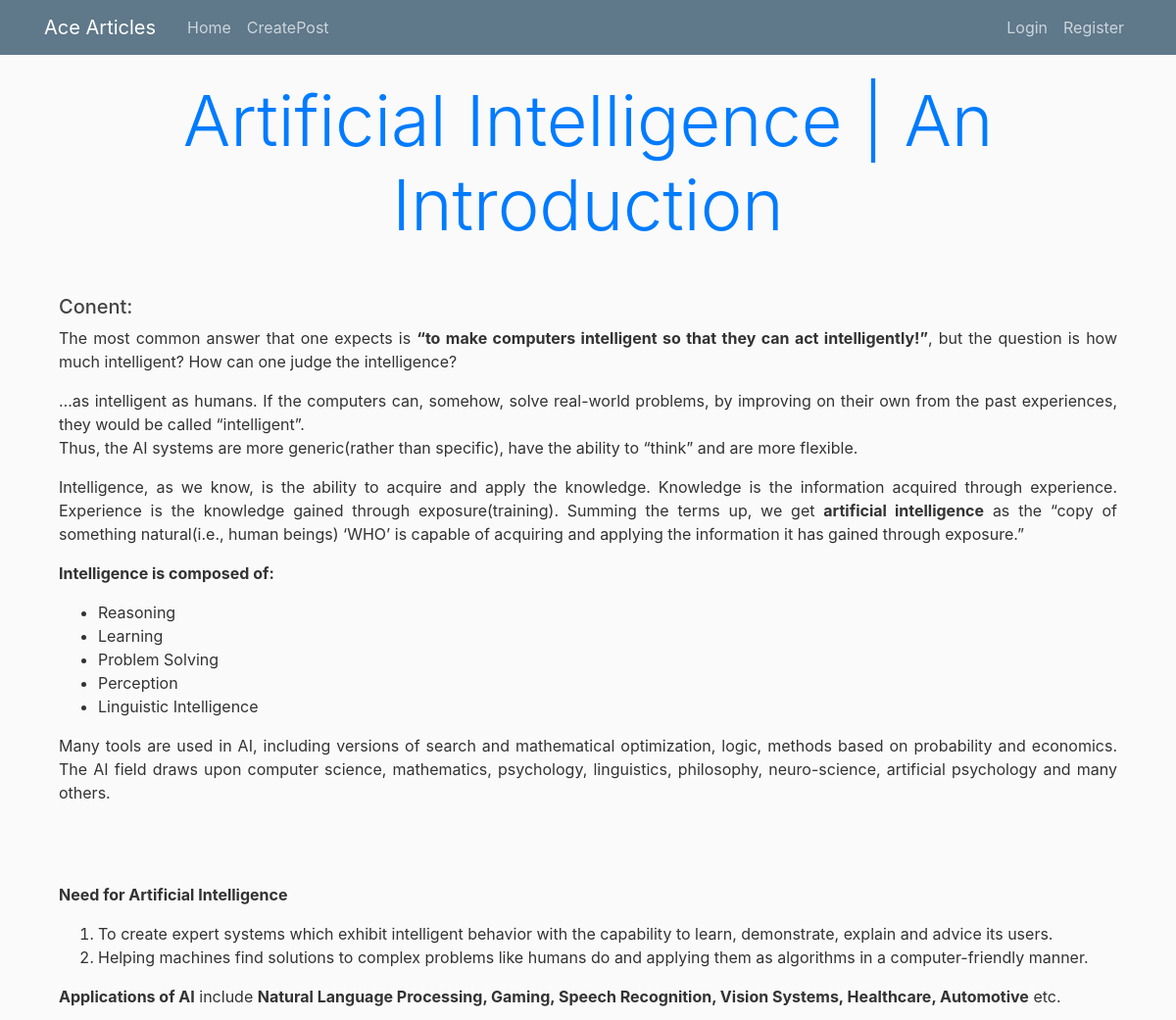
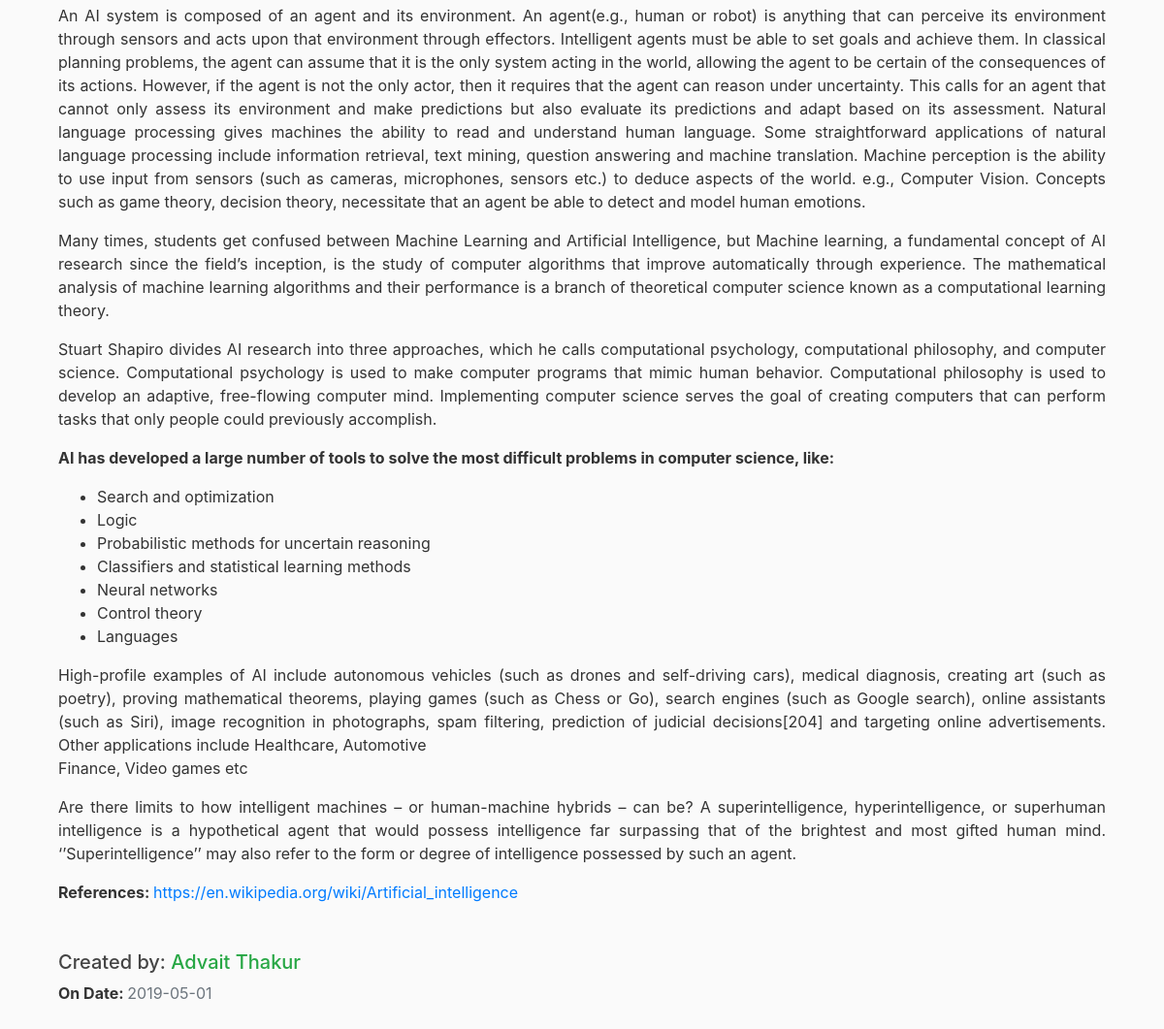
Screenshot of /post/1/read with the database file from the repository (2 pictures, top to bottom).
### acearticle.py (models this page shows, shortened)
class Articles(db.Model):
	id = db.Column(db.Integer, primary_key = True)
	title = db.Column(db.String(100), nullable = False)
	date_posted = db.Column(db.DateTime, nullable = False, default = datetime.utcnow)
	content = db.Column(db.Text, nullable = False)
	popularity = db.Column(db.Integer, default = 0)
	user_id = db.Column(db.Integer, db.ForeignKey('user.id'), nullable = False)

class User(db.Model):
	id = db.Column(db.Integer, primary_key=True)
	username = db.Column(db.String(25), nullable = False)
	email = db.Column(db.String(), unique = True, nullable = False)
	password = db.Column(db.String(60), nullable = False)
	birthdate = db.Column(db.DateTime, nullable = False)
	city = db.Column(db.String(25), nullable = False)
	country = db.Column(db.String(25), nullable = False)
	image_file = db.Column(db.String(20), nullable=False, default='default.jpg')
	articles = db.relationship('Articles', backref='author', lazy=True)

### acearticle.py (the view)
@app.route("/post/<int:post_id>/read")
def read_post(post_id):
    post = Articles.query.get_or_404(post_id)
    return render_template('read_article.html', title='articles', post=post)

### templates/read_article.html (shortened to what this page needs)
<!DOCTYPE html>
<html>
<head>
    <link rel="stylesheet" href="https://maxcdn.bootstrapcdn.com/bootstrap/4.0.0/css/bootstrap.min.css">
    <link rel="stylesheet" type="text/css" href="{{ url_for('static', filename='main.css') }}">
</head>
<body>
    <header class="site-header">
      <nav class="navbar navbar-expand-md navbar-dark bg-steel fixed-top">
        <div class="container">
          <a class="navbar-brand mr-4" href="/">Ace Articles</a>
          <div class="collapse navbar-collapse" id="navbarToggle">
            <div class="navbar-nav mr-auto">
              <a class="nav-item nav-link" href="/">Home</a>
              <a class="nav-item nav-link" href="/new/post">CreatePost</a>
            </div>
            <div class="navbar-nav">
              {% if current_user.is_authenticated %}
                <a class="nav-item nav-link" href="/logout">Logout</a>
                <span><a class="nav-item nav-link">{{current_user.username}}</a></span>
              {% else %}
                <a class="nav-item nav-link" href="/login">Login</a>
                <a class="nav-item nav-link" href="/register">Register</a>
              {% endif %}
            </div>
          </div>
        </div>
      </nav>
    </header>
    <main role="main" class="container">
      <div>
        <div>
          <header>
            <div class="container">
              <div>
                <div>
                  <h4 class="display-3 text-primary text-center">{{post.title}}</h4>
                </div>
              </div>
            </div>
          </header>
          <section class="my-5">
            <div class="container-fluid text-justify">
              <div>
                <div>
                  <p><h5>Conent: </h5>{{post.content | safe}}</p>
                  <p class="mt-5">
                    <h5>Created by: <a class='text-success'>{{post.author.username}}</a></h5>
                    <p><b>On Date: </b><a class="text-muted">{{post.date_posted.date()}}</a></p>
                  </p>
                </div>
              </div>
            </div>
          </section>
        </div>
      </div>
    </main>
</body>
</html>

### static/main.css (style rules this page uses)
body { background: #fafafa; color: #333333; margin-top: 5rem; }
h1, h2, h3, h4, h5, h6 { color: #444444; }
.bg-steel { background-color: #5f788a; }
.site-header .navbar-nav .nav-link { color: #cbd5db; }

### rows the page displays
Articles: title "Artificial Intelligence | An Introduction", content "The most common answer that one expects is “to make computers intelligent so that they can act intelligently!” , but the question is how much intelligent? How can one judge the intelligence? …as intelligent as humans. If the computers can, somehow, solve real-world problems, by improving on their own from the past experiences, they would be called “intelligent”. Thus, the AI systems are more generic(rather than specific), have the ability to “think” and are more flexible. Intelligence, as we know, is the ability to acquire and apply the knowledge. Knowledge is the information acquired through experience. Experience is the knowledge gained through exposure(training). Summing the terms up, we…", date_posted "2019-05-01"
User: author.username "Advait Thakur"
